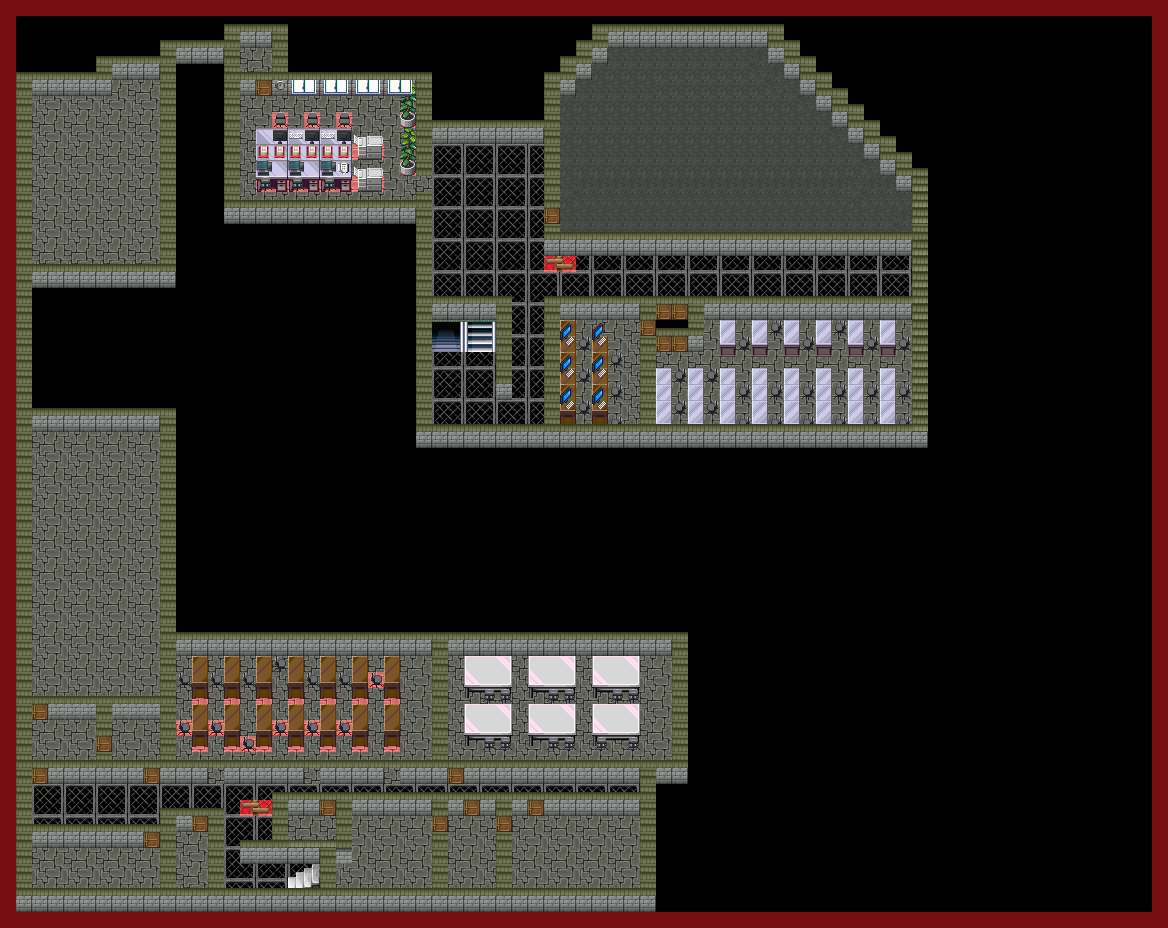

Tiled map render using the project's own tile images. Description and the map definition, with tile-layer contents summarised, below:
An orthogonal 73x58 tile map with 16x16 px tiles, 9 tile layers (collision, flr, obj, WALL, ...), 10 tilesets and 2 objects.

<map version="1.0.0" orientation="orthogonal" renderorder="right-down" width="73" height="58" tilewidth="16" tileheight="16" nextobjectid="1">
 <properties>
  <property name="unity:scale" value="0.0625" />
 </properties>
 <tileset firstgid="1" name="red" tilewidth="16" tileheight="16" tilecount="2880" columns="72">
  <image source="tilesource/color/red.png" trans="a8a8a8" width="1152" height="648" />
  <tile id="0">
   <objectgroup draworder="index">
    <object id="2" x="0" y="0" width="16" height="16" />
    <object id="3" x="0" y="0" width="16" height="16" />
   </objectgroup>
  </tile>
 </tileset>
 <tileset firstgid="2881" name="resize_TileA3" tilewidth="16" tileheight="16" tilecount="128" columns="16">
  <image source="tilesource/FloorWall/resize_TileA3.png" width="256" height="128" />
 </tileset>
 <tileset firstgid="3009" name="resize_TileA3_half" tilewidth="16" tileheight="8" tilecount="256" columns="16">
  <image source="tilesource/FloorWall/resize_TileA3.png" width="256" height="128" />
 </tileset>
 <tileset firstgid="3265" name="resize_!Door1" tilewidth="16" tileheight="16" tilecount="96" columns="12">
  <image source="tilesource/Door/resize_!Door1.png" width="192" height="128" />
 </tileset>
 <tileset firstgid="3361" name="TileA5" tilewidth="16" tileheight="16" tilecount="512" columns="16">
  <image source="tilesource/FloorWall/TileA5.png" width="256" height="512" />
 </tileset>
 <tileset firstgid="3873" name="TileC" tilewidth="16" tileheight="16" tilecount="1024" columns="32">
  <image source="tilesource/Obj/TileC.png" width="512" height="512" />
 </tileset>
 <tileset firstgid="4897" name="resize_가구들2 p" tilewidth="16" tileheight="16" tilecount="256" columns="16">
  <image source="tilesource/resize_가구들2 p.png" trans="a8a8a8" width="256" height="256" />
 </tileset>
 <tileset firstgid="5153" name="resize_가구들3 p" tilewidth="16" tileheight="16" tilecount="256" columns="16">
  <image source="tilesource/resize_가구들3 p.png" trans="a8a8a8" width="256" height="256" />
 </tileset>
 <tileset firstgid="5409" name="trans_TileA5" tilewidth="16" tileheight="16" tilecount="512" columns="16">
  <image source="tilesource/FloorWall/trans_TileA5.png" trans="a8a8a8" width="256" height="512" />
 </tileset>
 <tileset firstgid="5921" name="small_bothside_표지판" tilewidth="16" tileheight="16" tilecount="2" columns="2">
  <image source="tilesource/Obj/small_bothside_표지판.png" trans="003039" width="32" height="16" />
 </tileset>
 <layer name="collision" width="73" height="58">
  <data>[4234 cells, 890 non-empty, 1 distinct tile ids]</data>
 </layer>
 <layer name="flr" width="73" height="58">
  <data>[4234 cells, 4232 non-empty, 20 distinct tile ids]</data>
 </layer>
 <layer name="obj" width="73" height="58">
  <data>[4234 cells, 243 non-empty, 26 distinct tile ids]</data>
 </layer>
 <layer name="WALL" width="73" height="58">
  <data>[4234 cells, 540 non-empty, 3 distinct tile ids]</data>
 </layer>
 <layer name="objon" width="73" height="58">
  <data>[4234 cells, 61 non-empty, 16 distinct tile ids]</data>
 </layer>
 <layer name="wallattach" width="73" height="58">
  <data>[4234 cells, 16 non-empty, 4 distinct tile ids]</data>
 </layer>
 <layer name="stair" width="73" height="58">
  <data>[4234 cells, 14 non-empty, 14 distinct tile ids]</data>
 </layer>
 <layer name="walltop" width="73" height="58">
  <data>[4234 cells, 557 non-empty, 6 distinct tile ids]</data>
 </layer>
 <layer name="door" width="73" height="58">
  <data>[4234 cells, 17 non-empty, 1 distinct tile ids]</data>
 </layer>
</map>
